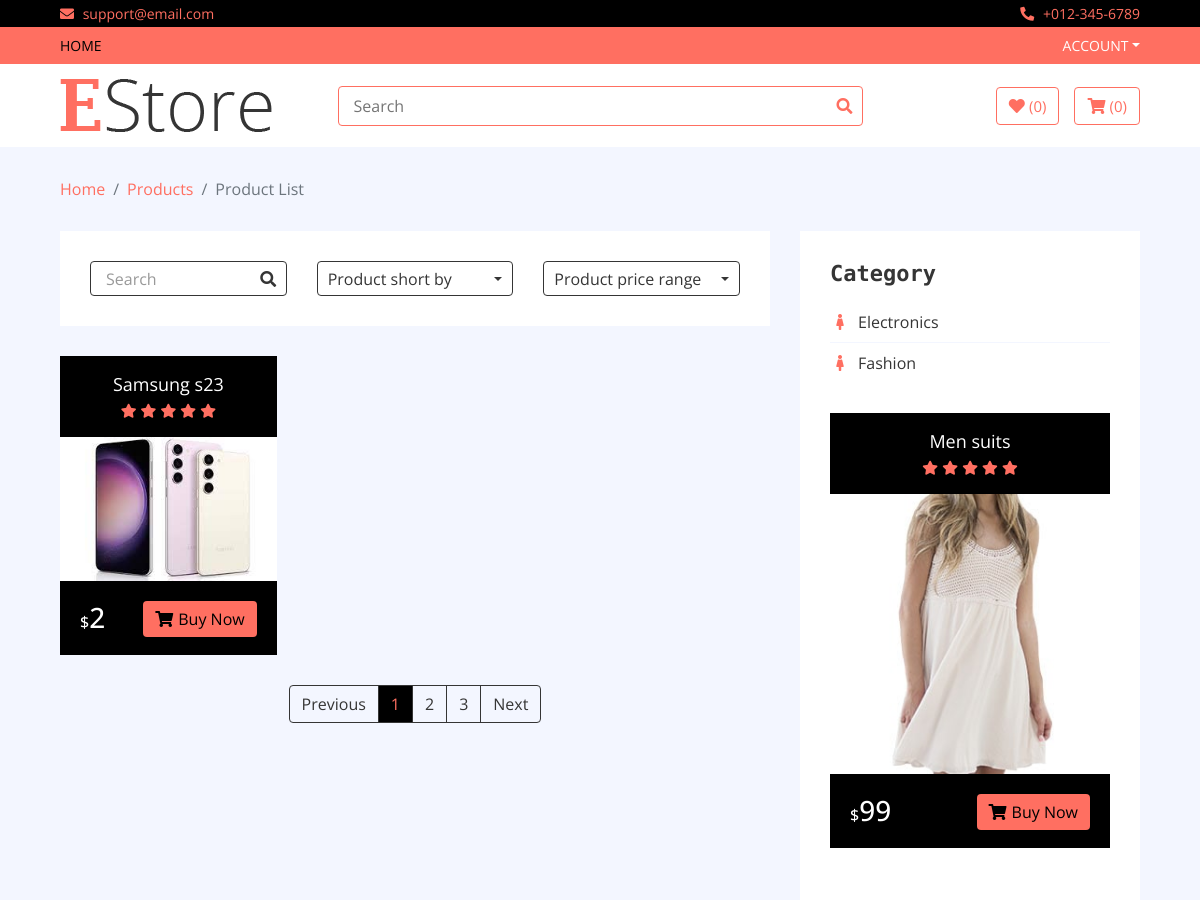
The page /category/Electronics (upper part) on the database as committed earlier.
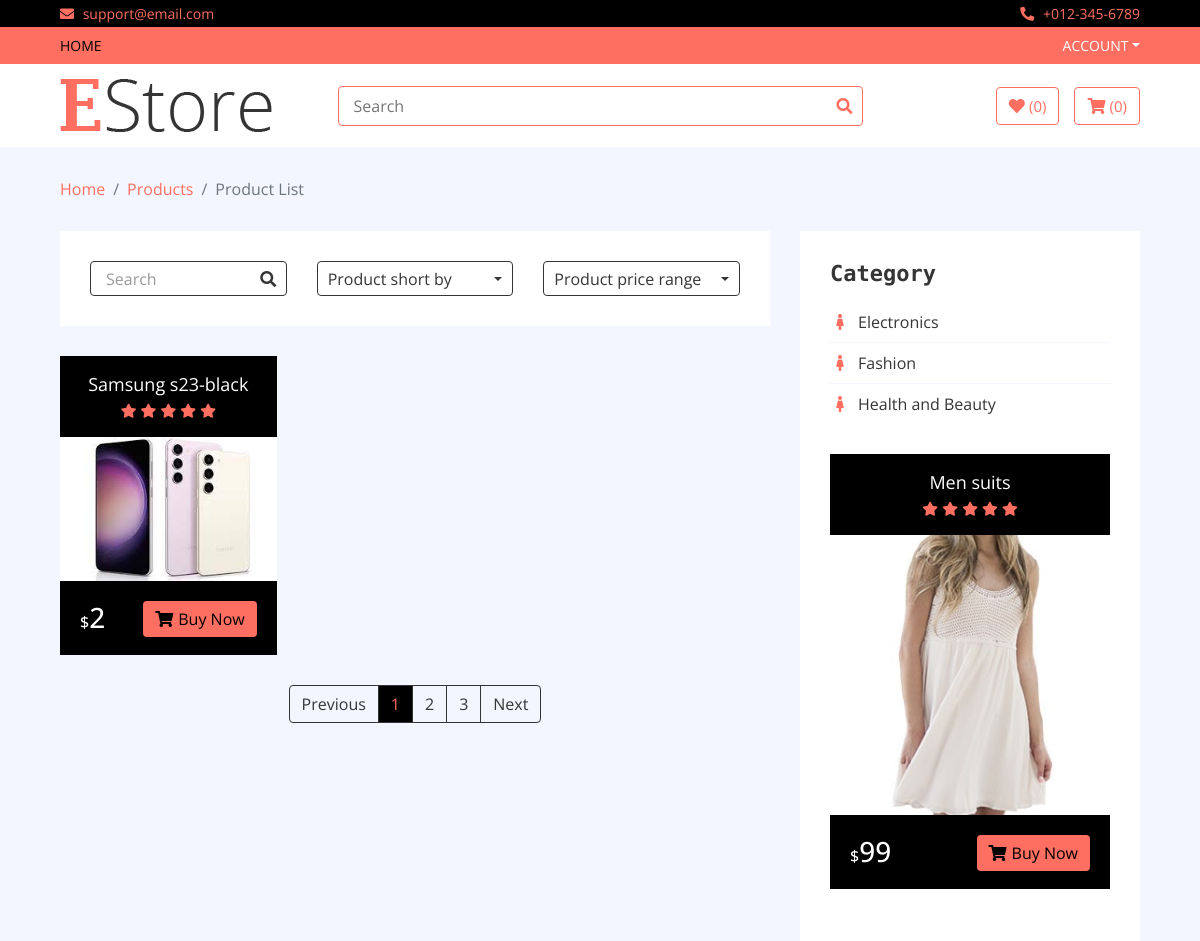
The same page on the database as committed later.
### home/models.py (models this page shows, shortened)
class Product(models.Model):
    name = models.CharField(max_length=100)
    category = models.ForeignKey(Category, on_delete=models.CASCADE)
    brand = models.ForeignKey(Brand, on_delete=models.CASCADE)
    price = models.IntegerField()
    discounted_price = models.IntegerField()
    image = models.ImageField(upload_to='media')
    description = RichTextField()
    specification = RichTextField()
    slug = models.TextField()
    label = models.CharField(choices=LABEL, max_length=50)
    stock = models.CharField(choices=STOCK, max_length=50)

class Category(models.Model):
    name = models.CharField(max_length=200)
    logo = models.CharField(max_length=200)
    slug = models.CharField(max_length=500)

### home/views.py (the view)
# urls.py: path('category/<slug>', CategoryView.as_view(), name='category'),
class CategoryView(BaseView):
    def get(self, request, slug):
        cat_id = Category.objects.get(slug=slug).id
        self.views['product_category'] = Product.objects.filter(category_id = cat_id)
        return render(request, 'category.html', self.views)

### templates/category.html (shortened to what the changed rows need)
{% extends 'base.html' %}
{% load static %}
{% block content %}
        <div class="product-view">
            <div class="container-fluid">
                <div class="row">
                    <div class="col-lg-8">
                        <div class="row">
                            {% for cat in product_category %}
                            <div class="col-md-4">
                                <div class="product-item">
                                    <div class="product-title">
                                        <a href="#">{{cat.name}}</a>
                                        <div class="ratting">
                                            <i class="fa fa-star"></i>
                                            <i class="fa fa-star"></i>
                                            <i class="fa fa-star"></i>
                                            <i class="fa fa-star"></i>
                                            <i class="fa fa-star"></i>
                                        </div>
                                    </div>
                                    <div class="product-image">
                                        <a href="product-detail.html">
                                            <img src="{{cat.image.url}}" alt="Product Image">
                                        </a>
                                    </div>
                                    <div class="product-price">
                                        {% if cat.discounted_price > 0 %}
                                        <h3><span>$</span>{{cat.discounted_price}}</h3>
                                        {% else %}
                                        <h3><span>$</span>{{cat.price}}</h3>
                                        {% endif %}
                                        <a class="btn" href=""><i class="fa fa-shopping-cart"></i>Buy Now</a>
                                    </div>
                                </div>
                            </div>
                            {% endfor %}
                        </div>
                    </div>
                    <div class="col-lg-4 sidebar">
                        <div class="sidebar-widget category">
                            <h2 class="title">Category</h2>
                            <nav class="navbar bg-light">
                                <ul class="navbar-nav">
                                    {% for cat in categories %}
                                    <li class="nav-item">
                                        <a class="nav-link" href="/category/{{cat.slug}}"><i class="fa fa-female"></i>{{cat.name}}</a>
                                    </li>
                                    {% endfor %}
                                </ul>
                            </nav>
                        </div>
                        <div class="sidebar-widget widget-slider">
                            <div class="sidebar-slider normal-slider">
                                {% for product in sale_products %}
                                <div class="product-item">
                                    <div class="product-title">
                                        <a href="#">{{product.name}}</a>
                                        <div class="ratting">
                                            <i class="fa fa-star"></i>
                                            <i class="fa fa-star"></i>
                                            <i class="fa fa-star"></i>
                                            <i class="fa fa-star"></i>
                                            <i class="fa fa-star"></i>
                                        </div>
                                    </div>
                                    <div class="product-image">
                                        <a href="product-detail.html">
                                            <img src="img/product-10.jpg" alt="Product Image">
                                        </a>
                                    </div>
                                    <div class="product-price">
                                        <h3><span>$</span>99</h3>
                                        <a class="btn" href=""><i class="fa fa-shopping-cart"></i>Buy Now</a>
                                    </div>
                                </div>
                                {% endfor %}
                            </div>
                        </div>
                    </div>
                </div>
            </div>
        </div>
{% endblock %}

Rows that differ between the two databases and show on the page:
changed Product: name "Samsung s23" → "Samsung s23-black"
added Category: name "Health and Beauty"
